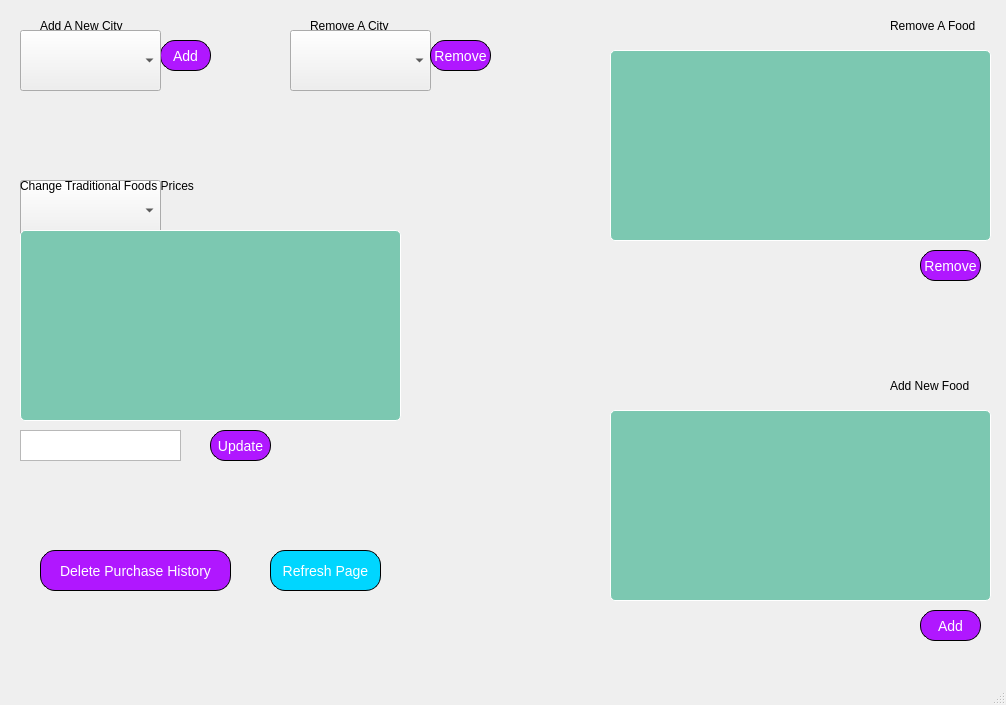
<?xml version="1.0" encoding="UTF-8"?>
<ui version="4.0">
 <class>AdminMaintenance</class>
 <widget class="QMainWindow" name="AdminMaintenance">
  <property name="geometry">
   <rect>
    <x>0</x>
    <y>0</y>
    <width>1006</width>
    <height>705</height>
   </rect>
  </property>
  <property name="windowTitle">
   <string>MainWindow</string>
  </property>
  <widget class="QWidget" name="centralwidget">
   <widget class="QLabel" name="label">
    <property name="geometry">
     <rect>
      <x>40</x>
      <y>10</y>
      <width>111</width>
      <height>31</height>
     </rect>
    </property>
    <property name="text">
     <string>Add A New City</string>
    </property>
   </widget>
   <widget class="QPushButton" name="add_city_button">
    <property name="geometry">
     <rect>
      <x>160</x>
      <y>40</y>
      <width>51</width>
      <height>31</height>
     </rect>
    </property>
    <property name="font">
     <font>
      <family>Arial</family>
      <pointsize>-1</pointsize>
     </font>
    </property>
    <property name="cursor">
     <cursorShape>PointingHandCursor</cursorShape>
    </property>
    <property name="styleSheet">
     <string notr="true">QPushButton{
text-align: center;
color: white;
font-size: 14px;
background-color: rgb(176, 23, 255);
border: 1px solid black;
border-radius: 15px;
}</string>
    </property>
    <property name="text">
     <string>Add</string>
    </property>
   </widget>
   <widget class="QComboBox" name="comboBoxAddNewCity">
    <property name="geometry">
     <rect>
      <x>20</x>
      <y>30</y>
      <width>141</width>
      <height>61</height>
     </rect>
    </property>
    <property name="cursor">
     <cursorShape>PointingHandCursor</cursorShape>
    </property>
    <property name="styleSheet">
     <string notr="true"/>
    </property>
    <property name="currentText">
     <string/>
    </property>
   </widget>
   <widget class="QLabel" name="label_2">
    <property name="geometry">
     <rect>
      <x>310</x>
      <y>10</y>
      <width>111</width>
      <height>31</height>
     </rect>
    </property>
    <property name="text">
     <string>Remove A City</string>
    </property>
   </widget>
   <widget class="QComboBox" name="comboBoxRemoveCity">
    <property name="geometry">
     <rect>
      <x>290</x>
      <y>30</y>
      <width>141</width>
      <height>61</height>
     </rect>
    </property>
    <property name="cursor">
     <cursorShape>PointingHandCursor</cursorShape>
    </property>
    <property name="styleSheet">
     <string notr="true"/>
    </property>
    <property name="currentText">
     <string/>
    </property>
   </widget>
   <widget class="QPushButton" name="remove_city_button">
    <property name="geometry">
     <rect>
      <x>430</x>
      <y>40</y>
      <width>61</width>
      <height>31</height>
     </rect>
    </property>
    <property name="font">
     <font>
      <family>Arial</family>
      <pointsize>-1</pointsize>
     </font>
    </property>
    <property name="cursor">
     <cursorShape>PointingHandCursor</cursorShape>
    </property>
    <property name="styleSheet">
     <string notr="true">QPushButton{
text-align: center;
color: white;
font-size: 14px;
background-color: rgb(176, 23, 255);
border: 1px solid black;
border-radius: 15px;
}</string>
    </property>
    <property name="text">
     <string>Remove</string>
    </property>
   </widget>
   <widget class="QComboBox" name="comboBoxUpdateFoods">
    <property name="geometry">
     <rect>
      <x>20</x>
      <y>180</y>
      <width>141</width>
      <height>61</height>
     </rect>
    </property>
    <property name="cursor">
     <cursorShape>PointingHandCursor</cursorShape>
    </property>
    <property name="styleSheet">
     <string notr="true"/>
    </property>
    <property name="currentText">
     <string/>
    </property>
   </widget>
   <widget class="QLabel" name="label_4">
    <property name="geometry">
     <rect>
      <x>20</x>
      <y>170</y>
      <width>201</width>
      <height>31</height>
     </rect>
    </property>
    <property name="text">
     <string>Change Traditional Foods Prices</string>
    </property>
   </widget>
   <widget class="QTableWidget" name="tableWidget_update_food">
    <property name="geometry">
     <rect>
      <x>10</x>
      <y>220</y>
      <width>401</width>
      <height>211</height>
     </rect>
    </property>
    <property name="styleSheet">
     <string notr="true">QTableWidget{
background-color: #7cc8b1;
text-align: center;
color: white;
font-size: 10px;
border: 1px solid white;
border-radius: 5px;
margin: 10px;
padding: 10px;
}</string>
    </property>
   </widget>
   <widget class="QPushButton" name="update_food_button">
    <property name="geometry">
     <rect>
      <x>210</x>
      <y>430</y>
      <width>61</width>
      <height>31</height>
     </rect>
    </property>
    <property name="font">
     <font>
      <family>Arial</family>
      <pointsize>-1</pointsize>
     </font>
    </property>
    <property name="cursor">
     <cursorShape>PointingHandCursor</cursorShape>
    </property>
    <property name="styleSheet">
     <string notr="true">QPushButton{
text-align: center;
color: white;
font-size: 14px;
background-color: rgb(176, 23, 255);
border: 1px solid black;
border-radius: 15px;
}</string>
    </property>
    <property name="text">
     <string>Update</string>
    </property>
   </widget>
   <widget class="QTextEdit" name="textEdit_update_food_price">
    <property name="geometry">
     <rect>
      <x>20</x>
      <y>430</y>
      <width>161</width>
      <height>31</height>
     </rect>
    </property>
    <property name="html">
     <string>&lt;!DOCTYPE HTML PUBLIC &quot;-//W3C//DTD HTML 4.0//EN&quot; &quot;http://www.w3.org/TR/REC-html40/strict.dtd&quot;&gt;
&lt;html&gt;&lt;head&gt;&lt;meta name=&quot;qrichtext&quot; content=&quot;1&quot; /&gt;&lt;meta charset=&quot;utf-8&quot; /&gt;&lt;style type=&quot;text/css&quot;&gt;
p, li { white-space: pre-wrap; }
&lt;/style&gt;&lt;/head&gt;&lt;body style=&quot; font-family:'.AppleSystemUIFont'; font-size:13pt; font-weight:400; font-style:normal;&quot;&gt;
&lt;p style=&quot;-qt-paragraph-type:empty; margin-top:0px; margin-bottom:0px; margin-left:0px; margin-right:0px; -qt-block-indent:0; text-indent:0px;&quot;&gt;&lt;br /&gt;&lt;/p&gt;&lt;/body&gt;&lt;/html&gt;</string>
    </property>
    <property name="placeholderText">
     <string/>
    </property>
   </widget>
   <widget class="QLabel" name="label_5">
    <property name="geometry">
     <rect>
      <x>890</x>
      <y>10</y>
      <width>101</width>
      <height>31</height>
     </rect>
    </property>
    <property name="text">
     <string>Remove A Food</string>
    </property>
   </widget>
   <widget class="QTableWidget" name="tableWidget_remove_food">
    <property name="geometry">
     <rect>
      <x>600</x>
      <y>40</y>
      <width>401</width>
      <height>211</height>
     </rect>
    </property>
    <property name="styleSheet">
     <string notr="true">QTableWidget{
background-color: #7cc8b1;
text-align: center;
color: white;
font-size: 10px;
border: 1px solid white;
border-radius: 5px;
margin: 10px;
padding: 10px;
}</string>
    </property>
   </widget>
   <widget class="QPushButton" name="remove_food_button">
    <property name="geometry">
     <rect>
      <x>920</x>
      <y>250</y>
      <width>61</width>
      <height>31</height>
     </rect>
    </property>
    <property name="font">
     <font>
      <family>Arial</family>
      <pointsize>-1</pointsize>
     </font>
    </property>
    <property name="cursor">
     <cursorShape>PointingHandCursor</cursorShape>
    </property>
    <property name="styleSheet">
     <string notr="true">QPushButton{
text-align: center;
color: white;
font-size: 14px;
background-color: rgb(176, 23, 255);
border: 1px solid black;
border-radius: 15px;
}</string>
    </property>
    <property name="text">
     <string>Remove</string>
    </property>
   </widget>
   <widget class="QLabel" name="label_6">
    <property name="geometry">
     <rect>
      <x>890</x>
      <y>370</y>
      <width>101</width>
      <height>31</height>
     </rect>
    </property>
    <property name="text">
     <string>Add New Food</string>
    </property>
   </widget>
   <widget class="QPushButton" name="add_food_button">
    <property name="geometry">
     <rect>
      <x>920</x>
      <y>610</y>
      <width>61</width>
      <height>31</height>
     </rect>
    </property>
    <property name="font">
     <font>
      <family>Arial</family>
      <pointsize>-1</pointsize>
     </font>
    </property>
    <property name="cursor">
     <cursorShape>PointingHandCursor</cursorShape>
    </property>
    <property name="styleSheet">
     <string notr="true">QPushButton{
text-align: center;
color: white;
font-size: 14px;
background-color: rgb(176, 23, 255);
border: 1px solid black;
border-radius: 15px;
}</string>
    </property>
    <property name="text">
     <string>Add</string>
    </property>
   </widget>
   <widget class="QTableWidget" name="tableWidget_add_food">
    <property name="geometry">
     <rect>
      <x>600</x>
      <y>400</y>
      <width>401</width>
      <height>211</height>
     </rect>
    </property>
    <property name="styleSheet">
     <string notr="true">QTableWidget{
background-color: #7cc8b1;
text-align: center;
color: white;
font-size: 10px;
border: 1px solid white;
border-radius: 5px;
margin: 10px;
padding: 10px;
}</string>
    </property>
   </widget>
   <widget class="QPushButton" name="delete_purchase_history_button">
    <property name="geometry">
     <rect>
      <x>40</x>
      <y>550</y>
      <width>191</width>
      <height>41</height>
     </rect>
    </property>
    <property name="font">
     <font>
      <family>Arial</family>
      <pointsize>-1</pointsize>
     </font>
    </property>
    <property name="cursor">
     <cursorShape>PointingHandCursor</cursorShape>
    </property>
    <property name="styleSheet">
     <string notr="true">QPushButton{
text-align: center;
color: white;
font-size: 14px;
background-color: rgb(176, 23, 255);
border: 1px solid black;
border-radius: 15px;
}</string>
    </property>
    <property name="text">
     <string>Delete Purchase History</string>
    </property>
   </widget>
   <widget class="QPushButton" name="RefreshpushButton">
    <property name="geometry">
     <rect>
      <x>270</x>
      <y>550</y>
      <width>111</width>
      <height>41</height>
     </rect>
    </property>
    <property name="cursor">
     <cursorShape>PointingHandCursor</cursorShape>
    </property>
    <property name="styleSheet">
     <string notr="true">QPushButton{
text-align: center;
color: white;
font-size: 14px;
background-color: rgb(0, 214, 255);
border: 1px solid black;
border-radius: 15px;
}</string>
    </property>
    <property name="text">
     <string>Refresh Page</string>
    </property>
   </widget>
  </widget>
  <widget class="QMenuBar" name="menubar">
   <property name="geometry">
    <rect>
     <x>0</x>
     <y>0</y>
     <width>1006</width>
     <height>22</height>
    </rect>
   </property>
  </widget>
  <widget class="QStatusBar" name="statusbar"/>
 </widget>
 <resources/>
 <connections/>
</ui>
